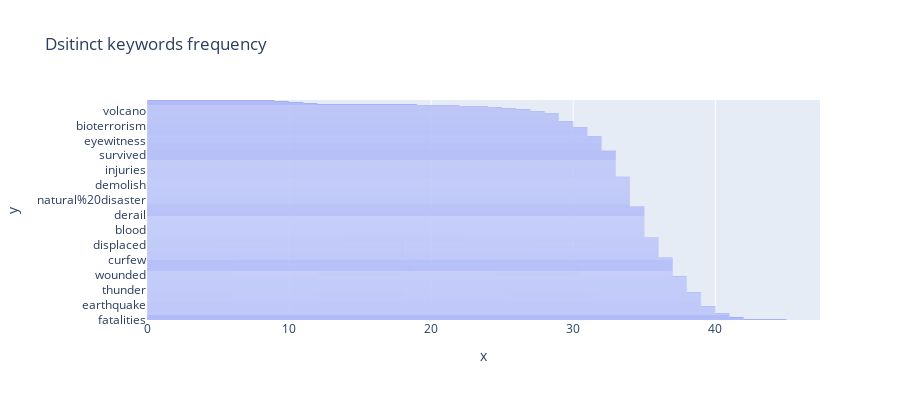

Notebook cell for this chart:
### Code cell
fig = px.bar(distinct_freq, x= distinct_freq.values, y=distinct_freq.index,
             orientation='h',
             height=400, title = 'Dsitinct keywords frequency')
fig.show()

### Figure 1 — Plotly figure (JSON) as saved in the notebook; plotly's stock layout.template omitted (floating-point values rounded to 4 significant figures; data arrays with more than 128 entries replaced by an {"elided": "..."} marker saying what was removed)
{"data": [{"alignmentgroup": "True", "hoverlabel": {"namelength": 0}, "hovertemplate": "x=%{x}<br>y=%{y}", "legendgroup": "", "marker": {"color": "#636efa"}, "name": "", "offsetgroup": "", "orientation": "h", "showlegend": false, "textposition": "auto", "type": "bar", "x": {"elided": "221 int values"}, "xaxis": "x", "y": {"elided": "221 str values"}, "yaxis": "y"}], "layout": {"barmode": "relative", "height": 400, "legend": {"tracegroupgap": 0}, "title": {"text": "Dsitinct keywords frequency"}, "xaxis": {"anchor": "y", "domain": [0, 1], "title": {"text": "x"}}, "yaxis": {"anchor": "x", "domain": [0, 1], "title": {"text": "y"}}}}
